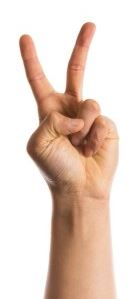
#> input picture 가위.JPG, 136 x 299 px
$ python 0703contourConvexity.py   (older library calls are emulated)
#> lines starting #> are read from the running program, lines starting #| are printed output that depends on the picture; after the words box and inside, x2 and y2 are one past the last pixel; in counts of white or black regions, pixels touching at a corner belong together
#Filename : Convexity.py  star.jpg  보.JPG   가위

import cv2
import numpy as np

img = cv2.imread('가위.JPG')
#> img is the input picture: shape (299, 136, 3); mean B, G, R 198.2, 209.9, 230.1
imgray = cv2.cvtColor(img, cv2.COLOR_BGR2GRAY)
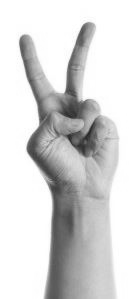
#> imgray: shape (299, 136); min 36, max 255, mean 214.6
ret, thresh = cv2.threshold(imgray, 230,255,1)
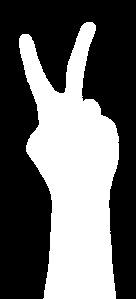
#> thresh: shape (299, 136); 40.3% white; 1 white region
image,contours,hierarchy = cv2.findContours(thresh,cv2.RETR_TREE,cv2.CHAIN_APPROX_SIMPLE)
#> contours = 1 contour; box (x1, y1, x2, y2) and area: (19, 22, 119, 299) 15982

# original contour를 얻은 후 그린다.
cv2.drawContours(img, contours, -1, (0,255,0), 2)
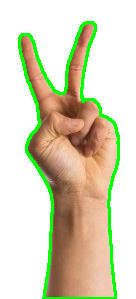
#> img: shape (299, 136, 3); 6.45% of pixels changed, all inside (x1, y1, x2, y2) = (18, 21, 120, 299)
cnt = contours[0]
#> cnt = contour of 291 points, box (x1, y1, x2, y2) (19, 22, 119, 299), area 15982

# convex hull을 얻는다.
hull = cv2.convexHull(cnt,returnPoints = False)
#> hull = [290, 289, 227, 223, 186, 185, 132, 82, 81, 79, 78, 0]
# convexity defects를 구한다.
defects = cv2.convexityDefects(cnt,hull)
#> defects = [[0, 78, 37, 16780], [79, 81, 80, 114], [82, 132, 119, 3853], [132, 185, 167, 5171], [186, 223, 204, 2333], [223, 227, 225, 256], [227, 289, 258, 7249]]


for i in range(defects.shape[0]):
    s,e,f,d = defects[i,0]
    start = tuple(cnt[s][0])
    end = tuple(cnt[e][0])
    far = tuple(cnt[f][0])
    cv2.line(img, start, end,[255,0,0], 2)
    cv2.circle(img, far, 5, [0,0,255], -1)
#> this loop made 7 passes
#> (s, e, f, d, start, end, far) on passes 1 to 7: (0, 78, 37, 16780, (86, 22), (22, 34), (63, 93)), (79, 81, 80, 114, (20, 36), (19, 38), (20, 37)), (82, 132, 119, 3853, (19, 47), (26, 151), (39, 120)), (132, 185, 167, 5171, (26, 151), (43, 298), (52, 200)), (186, 223, 204, 2333, (115, 298), (118, 159), (108, 200)), (223, 227, 225, 256, (118, 159), (118, 136), (117, 142)), (227, 289, 258, 7249, (118, 136), (95, 25), (81, 97))
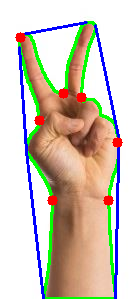
#> img: shape (299, 136, 3); 5.64% of pixels changed, all inside (x1, y1, x2, y2) = (15, 21, 123, 299)

min_defect_length = 10000

num_defects = defects.shape[0]
#> num_defects = 7

# 판단 기준을 변경하여 제스처를 판단
if defects[:, 0, 3].min() > min_defect_length:

    if num_defects == 0:
        gesture = 'Rock'
    elif num_defects == 5:
        gesture = 'Scissors'
    elif num_defects == 4:
        gesture = 'Paper'
    elif num_defects == 6:
        gesture = '6'
    else:
        gesture = 'Unknown'

else:
    gesture = 'Unknown'
cv2.imshow('img',img)
print(gesture)

cv2.waitKey(0)
cv2.destroyAllWindows()

$ run again, with 보.JPG copied over 가위.JPG
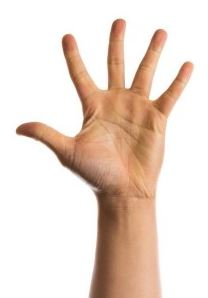
#> input picture 보.JPG, 208 x 298 px
#> img is the input picture: shape (298, 208, 3); mean B, G, R 206.3, 217.5, 234.5
#> `ret, thresh = cv2.threshold(imgray, 230,255,1)`:
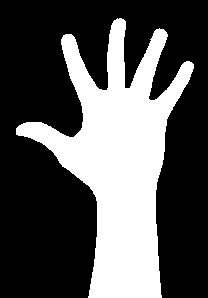
#> thresh: shape (298, 208); 33.2% white; 1 white region
#> contours = 1 contour; box (x1, y1, x2, y2) and area: (16, 18, 194, 298) 20020
#> cnt = contour of 445 points, box (x1, y1, x2, y2) (16, 18, 194, 298), area 20020
#> hull = [442, 379, 378, 304, 303, 227, 226, 151, 150, 66, 64, 0]
#> defects = [[442, 0, 444, 256], [0, 64, 21, 16789], [64, 66, 65, 114], [66, 150, 119, 14967], [151, 226, 205, 12217], [227, 303, 242, 5342], [304, 378, 337, 14418], [379, 442, 431, 17076]]
#> the loop `for i in range(defects.shape[0]):` made 8 passes
#> (s, e, f, d, start, end, far) on passes 1 to 8: (442, 0, 444, 256, (121, 18), (117, 18), (118, 19)), (0, 64, 21, 16789, (117, 18), (65, 34), (106, 90)), (64, 66, 65, 114, (65, 34), (63, 35), (64, 35)), (66, 150, 119, 14967, (63, 35), (16, 128), (81, 129)), (151, 226, 205, 12217, (16, 134), (88, 297), (96, 197)), (227, 303, 242, 5342, (161, 297), (193, 68), (156, 182)), (304, 378, 337, 14418, (193, 64), (166, 32), (148, 98)), (379, 442, 431, 17076, (163, 29), (121, 18), (125, 88))
#> after the loop `for i in range(defects.shape[0]):`:
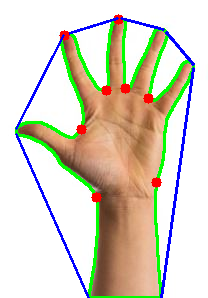
#> img: shape (298, 208, 3); mean B, G, R 195.4, 211.5, 215.8

$ run again, with POLY.jpg copied over 가위.JPG
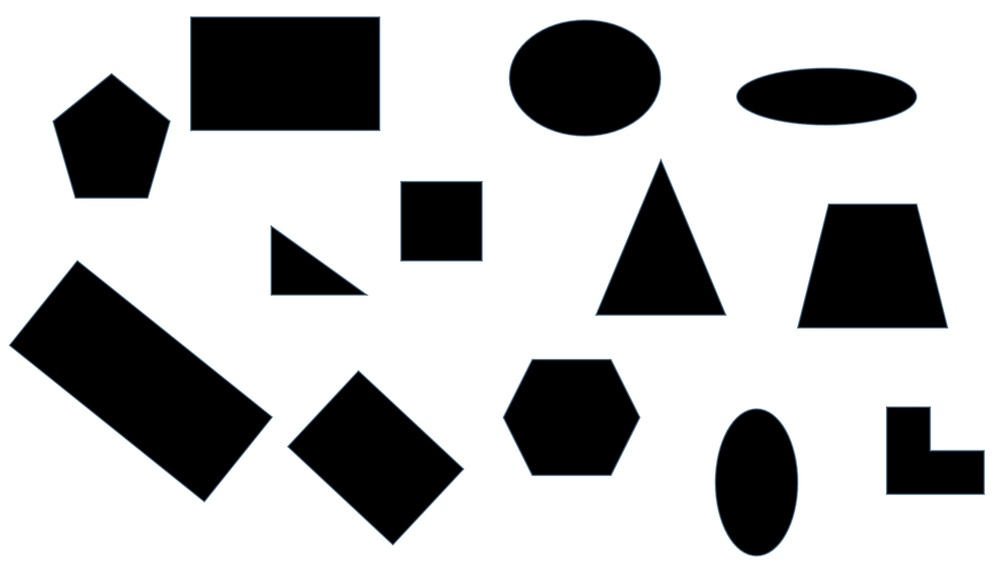
#> input picture POLY.jpg, 1000 x 568 px, shrunk from 1641 x 932 before the run
#> img is the input picture: shape (568, 1000, 3); mean B, G, R 184.2, 183.9, 183.6
#> `ret, thresh = cv2.threshold(imgray, 230,255,1)`:
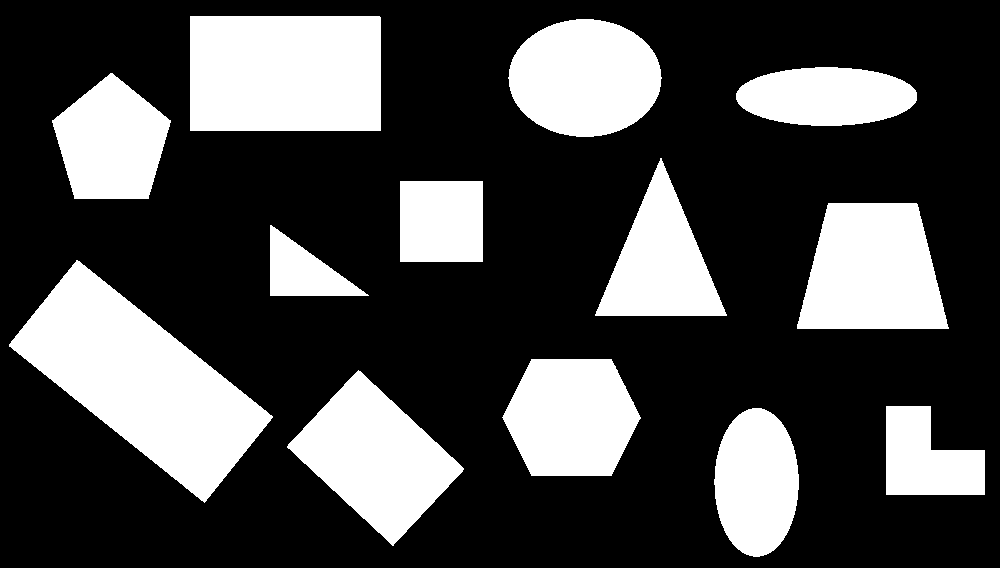
#> thresh: shape (568, 1000); 28.7% white; 13 white regions
#> contours = 13 contours; largest, box (x1, y1, x2, y2) and area: (9, 260, 273, 503) 27476, (190, 16, 381, 131) 21660, (287, 370, 464, 546) 15174, (797, 203, 949, 329) 15004, (508, 19, 662, 137) 13952
#> cnt = contour of 168 points, box (x1, y1, x2, y2) (714, 408, 799, 557), area 9682
#> hull = 55 values, max 167 at index 0, min 0 at index 54, mean 82.15
#> defects = 47 rows, first 6: [0, 2, 1, 186], [2, 8, 3, 114], [8, 10, 9, 142], [11, 13, 12, 154], [13, 17, 16, 176], [17, 23, 18, 114]
#> the loop `for i in range(defects.shape[0]):` made 47 passes
#> (s, e, f, d, start, end, far) on passes 1 to 8: (0, 2, 1, 186, (752, 408), (748, 409), (751, 409)), (2, 8, 3, 114, (748, 409), (742, 412), (747, 410)), (8, 10, 9, 142, (742, 412), (739, 414), (740, 414)), (11, 13, 12, 154, (732, 421), (729, 425), (732, 422)), (13, 17, 16, 176, (729, 425), (726, 430), (728, 428)), (17, 23, 18, 114, (726, 430), (723, 436), (726, 431)), (23, 27, 24, 190, (723, 436), (721, 441), (723, 438)), (27, 31, 28, 162, (721, 441), (719, 447), (721, 443))
#> after the loop `for i in range(defects.shape[0]):`:
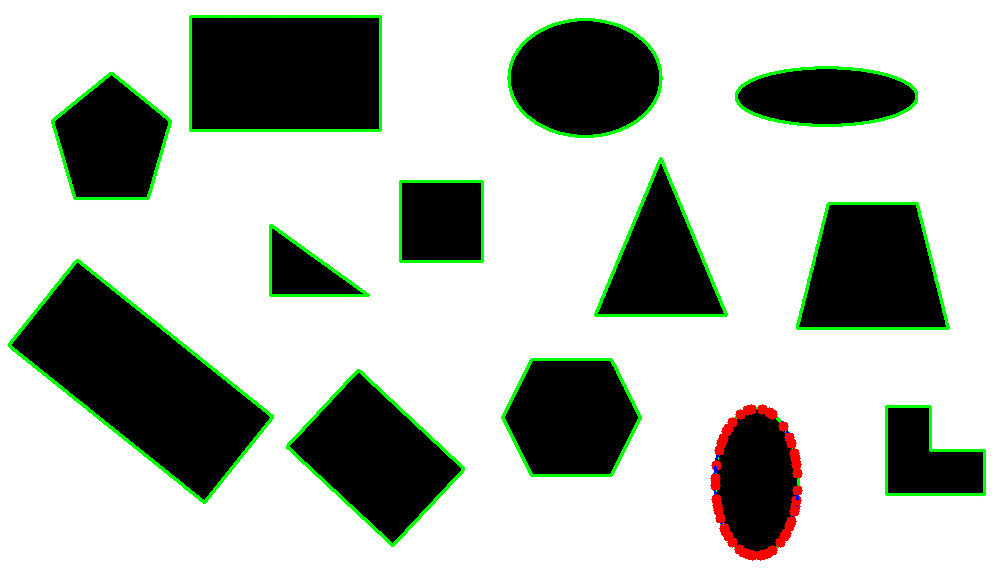
#> img: shape (568, 1000, 3); mean B, G, R 178.3, 186.3, 179.5
